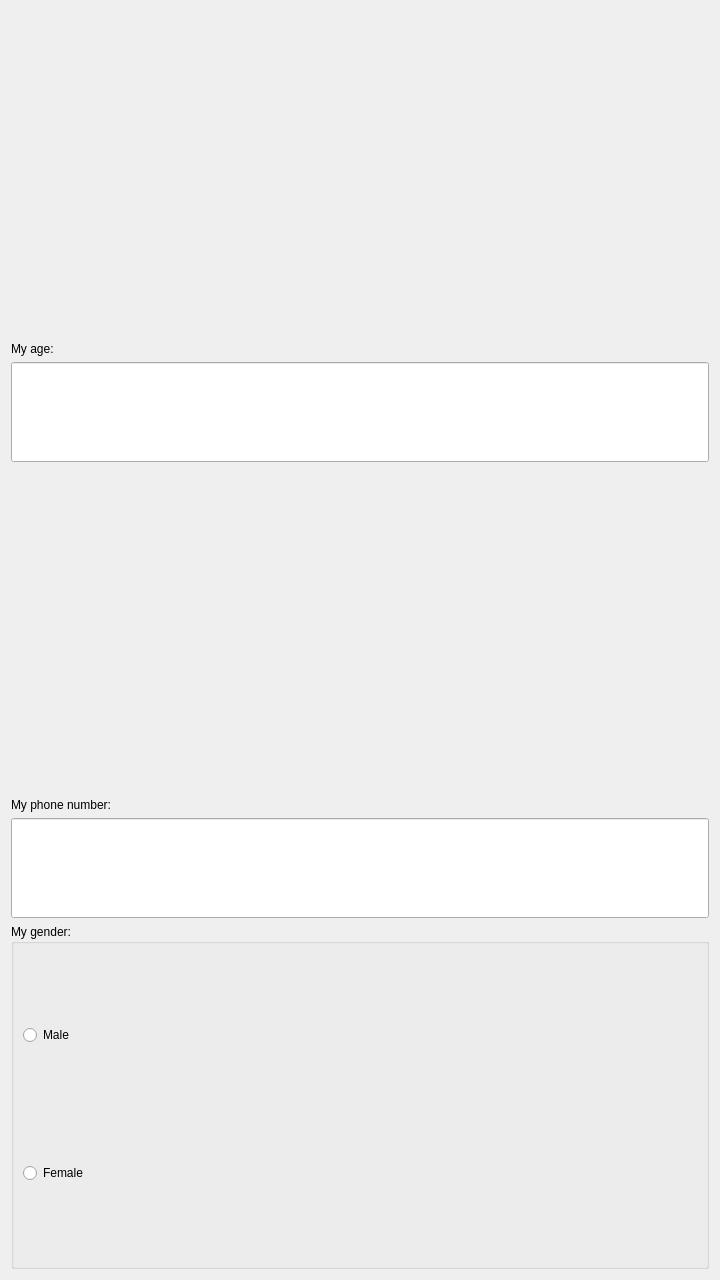
<?xml version="1.0" encoding="UTF-8"?>
<ui version="4.0">
 <class>MainForm</class>
 <widget class="QWidget" name="MainForm">
  <property name="geometry">
   <rect>
    <x>0</x>
    <y>0</y>
    <width>720</width>
    <height>1280</height>
   </rect>
  </property>
  <property name="windowTitle">
   <string>Input Panel Example</string>
  </property>
  <layout class="QVBoxLayout" name="verticalLayout_2">
   <item>
    <widget class="QLabel" name="label">
     <property name="text">
      <string>My age:</string>
     </property>
     <property name="alignment">
      <set>Qt::AlignBottom|Qt::AlignLeading|Qt::AlignLeft</set>
     </property>
     <property name="buddy">
      <cstring>lineEdit</cstring>
     </property>
    </widget>
   </item>
   <item>
    <widget class="QLineEdit" name="lineEdit">
     <property name="minimumSize">
      <size>
       <width>0</width>
       <height>100</height>
      </size>
     </property>
     <property name="maxLength">
      <number>6</number>
     </property>
    </widget>
   </item>
   <item>
    <widget class="QLabel" name="label_2">
     <property name="text">
      <string>My phone number:</string>
     </property>
     <property name="alignment">
      <set>Qt::AlignBottom|Qt::AlignLeading|Qt::AlignLeft</set>
     </property>
     <property name="buddy">
      <cstring>lineEdit_2</cstring>
     </property>
    </widget>
   </item>
   <item>
    <widget class="QLineEdit" name="lineEdit_2">
     <property name="minimumSize">
      <size>
       <width>0</width>
       <height>100</height>
      </size>
     </property>
    </widget>
   </item>
   <item>
    <widget class="QGroupBox" name="groupBox">
     <property name="title">
      <string>My gender:</string>
     </property>
     <layout class="QVBoxLayout" name="verticalLayout">
      <item>
       <widget class="QRadioButton" name="radioButton">
        <property name="minimumSize">
         <size>
          <width>0</width>
          <height>100</height>
         </size>
        </property>
        <property name="text">
         <string>Male</string>
        </property>
       </widget>
      </item>
      <item>
       <widget class="QRadioButton" name="radioButton_2">
        <property name="minimumSize">
         <size>
          <width>0</width>
          <height>100</height>
         </size>
        </property>
        <property name="text">
         <string>Female</string>
        </property>
       </widget>
      </item>
     </layout>
    </widget>
   </item>
  </layout>
 </widget>
 <resources/>
 <connections/>
</ui>
